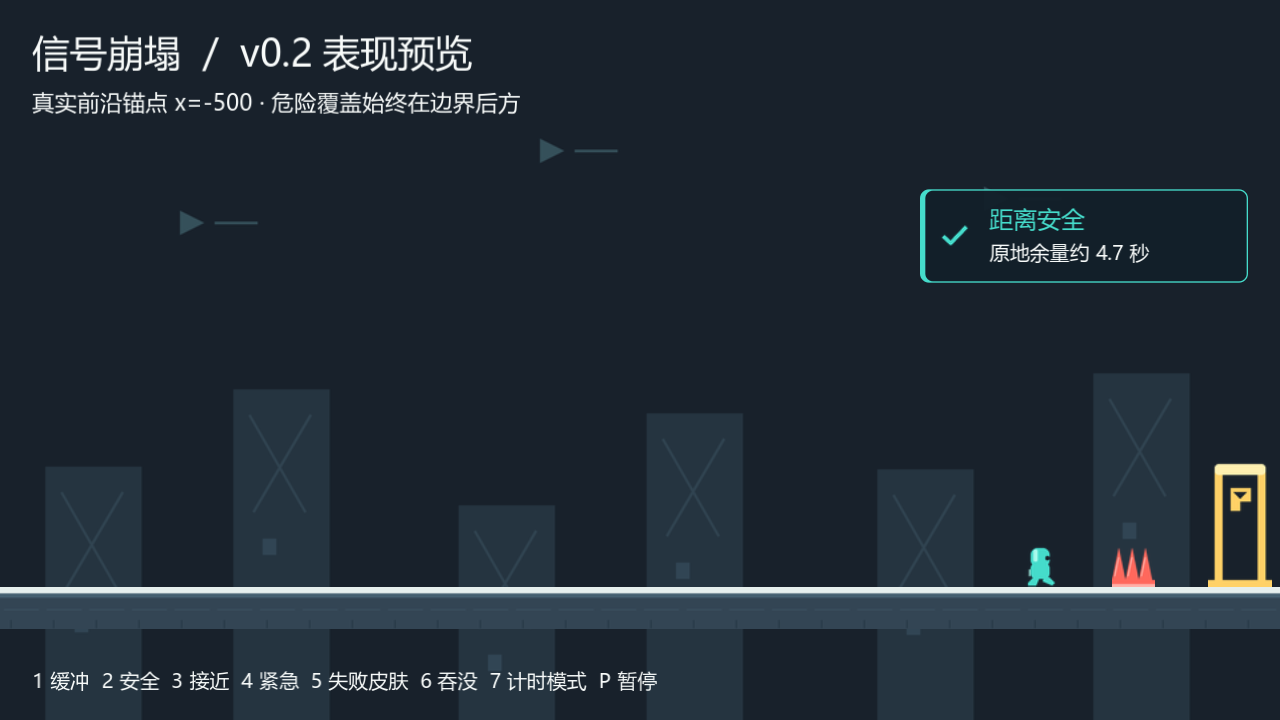
#> input picture reports/v0.2/art/safe.png, 1280 x 720 px
$ python check_frames.py
#> lines starting #> are read from the running program, lines starting #| are printed output that depends on the picture
from pathlib import Path
import json
import wave

import numpy as np
from PIL import Image

root = Path(__file__).resolve().parents[3]
folder = Path(__file__).resolve().parent
safe = np.asarray(Image.open(folder / "safe.png").convert("RGB"))
#> safe is the input picture: shape (720, 1280, 3); mean R, G, B 33, 43.7, 53.5
urgent_image = Image.open(folder / "urgent.png").convert("RGB")
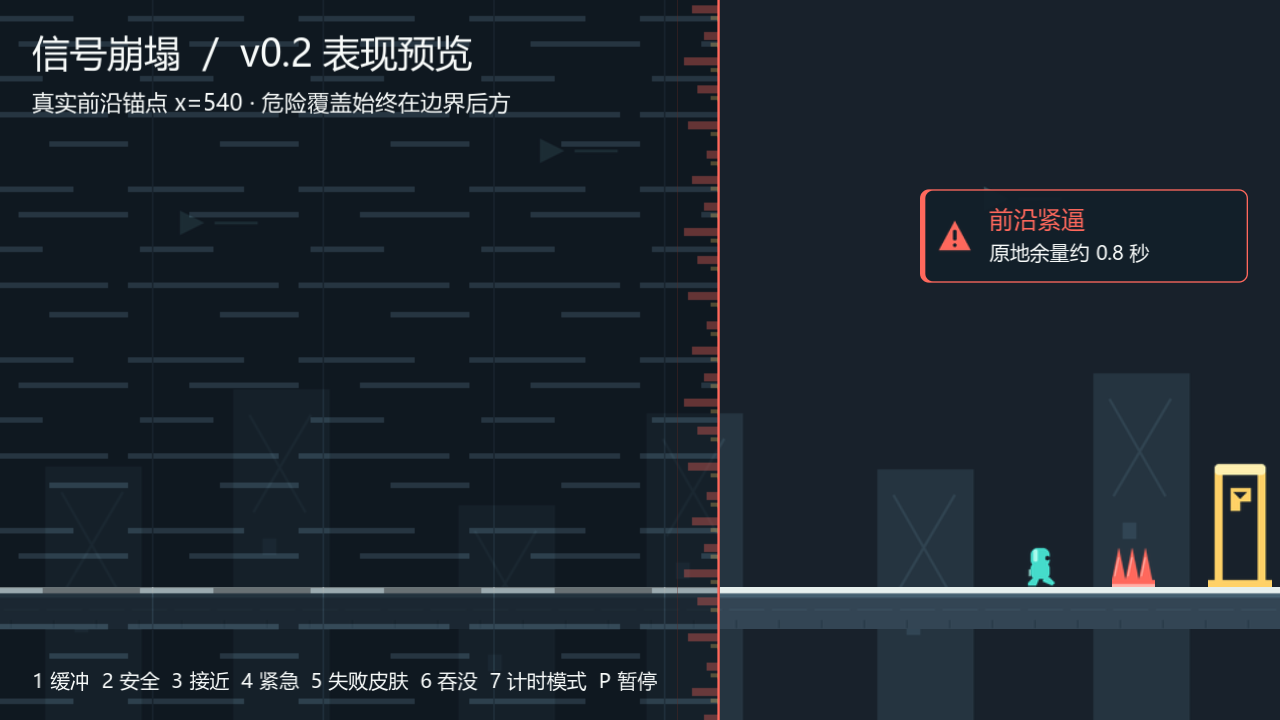
#> input picture reports/v0.2/art/urgent.png, 1280 x 720 px
#> urgent_image is the input picture: PIL image 1280x720 RGB; mean R, G, B 29.3, 38.2, 47
urgent = np.asarray(urgent_image)
delta = np.max(np.abs(safe.astype(int) - urgent.astype(int)), axis=2)
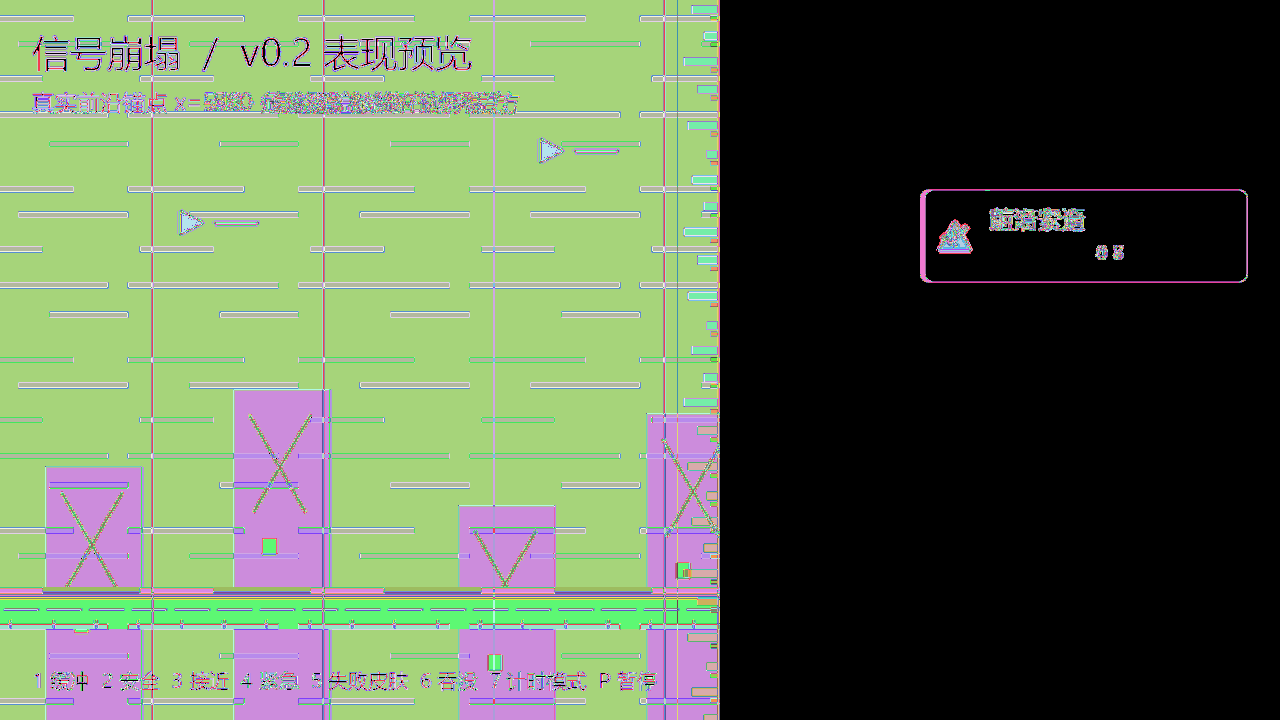
#> delta: shape (720, 1280) int64; 238 distinct labels, from 0 to 237; one colour per label, 0 black
# Exclude HUD and metadata; compare the actual player/landing region ahead.
ahead = delta[300:650, 720:]
#> ahead: shape (350, 560) int64; every value is 0
changed_x = np.where(delta[300:550] > 0)[1]
urgent_image.convert("L").save(folder / "urgent_grayscale.png")
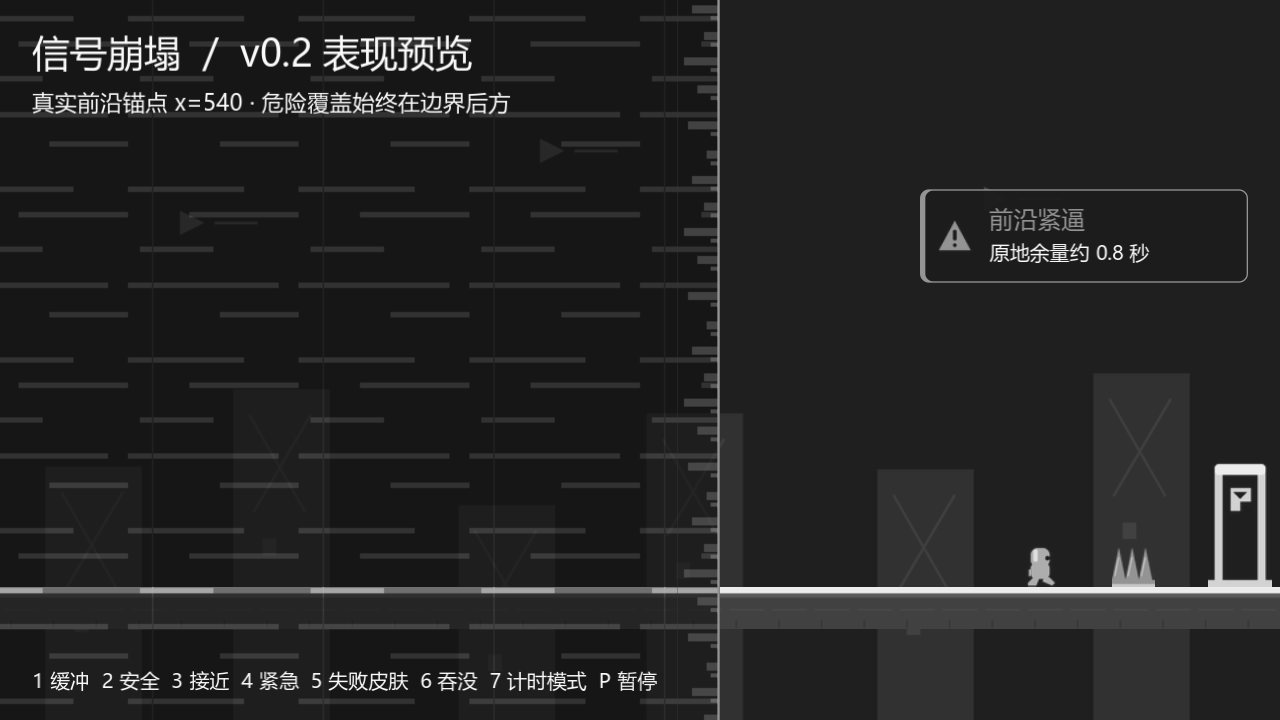
#> saved as urgent_grayscale.png: PIL image 1280x720 L; min 21, max 250, mean 36.4
urgent_image.resize((640, 360), Image.Resampling.LANCZOS).save(folder / "urgent_half.png")
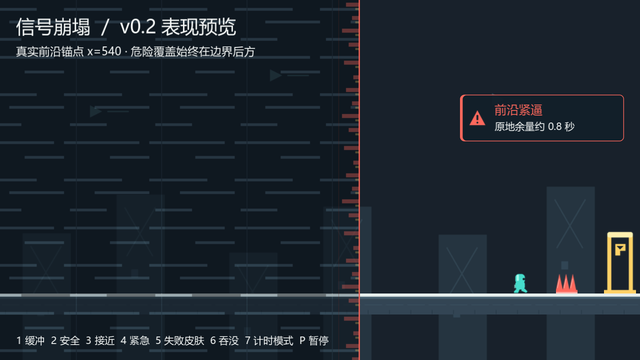
#> saved as urgent_half.png: PIL image 640x360 RGB; mean R, G, B 29.2, 38.2, 47
#> (the run stopped early here; a loop or call above may not have finished)
